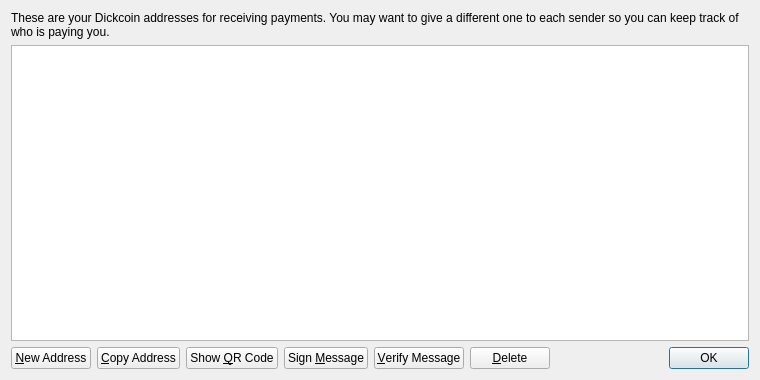
<?xml version="1.0" encoding="UTF-8"?>
<ui version="4.0">
 <class>AddressBookPage</class>
 <widget class="QWidget" name="AddressBookPage">
  <property name="geometry">
   <rect>
    <x>0</x>
    <y>0</y>
    <width>760</width>
    <height>380</height>
   </rect>
  </property>
  <property name="windowTitle">
   <string>Address Book</string>
  </property>
  <layout class="QVBoxLayout" name="verticalLayout">
   <item>
    <widget class="QLabel" name="labelExplanation">
     <property name="text">
      <string>These are your Dickcoin addresses for receiving payments. You may want to give a different one to each sender so you can keep track of who is paying you.</string>
     </property>
     <property name="textFormat">
      <enum>Qt::PlainText</enum>
     </property>
     <property name="wordWrap">
      <bool>true</bool>
     </property>
    </widget>
   </item>
   <item>
    <widget class="QTableView" name="tableView">
     <property name="contextMenuPolicy">
      <enum>Qt::CustomContextMenu</enum>
     </property>
     <property name="toolTip">
      <string>Double-click to edit address or label</string>
     </property>
     <property name="tabKeyNavigation">
      <bool>false</bool>
     </property>
     <property name="alternatingRowColors">
      <bool>true</bool>
     </property>
     <property name="selectionMode">
      <enum>QAbstractItemView::SingleSelection</enum>
     </property>
     <property name="selectionBehavior">
      <enum>QAbstractItemView::SelectRows</enum>
     </property>
     <property name="sortingEnabled">
      <bool>true</bool>
     </property>
     <attribute name="verticalHeaderVisible">
      <bool>false</bool>
     </attribute>
    </widget>
   </item>
   <item>
    <layout class="QHBoxLayout" name="horizontalLayout">
     <item>
      <widget class="QPushButton" name="newAddressButton">
       <property name="toolTip">
        <string>Create a new address</string>
       </property>
       <property name="text">
        <string>&amp;New Address</string>
       </property>
       <property name="icon">
        <iconset resource="../bitcoin.qrc">
         <normaloff>:/icons/add</normaloff>:/icons/add</iconset>
       </property>
      </widget>
     </item>
     <item>
      <widget class="QPushButton" name="copyToClipboard">
       <property name="toolTip">
        <string>Copy the currently selected address to the system clipboard</string>
       </property>
       <property name="text">
        <string>&amp;Copy Address</string>
       </property>
       <property name="icon">
        <iconset resource="../bitcoin.qrc">
         <normaloff>:/icons/editcopy</normaloff>:/icons/editcopy</iconset>
       </property>
      </widget>
     </item>
     <item>
      <widget class="QPushButton" name="showQRCode">
       <property name="text">
        <string>Show &amp;QR Code</string>
       </property>
       <property name="icon">
        <iconset resource="../bitcoin.qrc">
         <normaloff>:/icons/qrcode</normaloff>:/icons/qrcode</iconset>
       </property>
      </widget>
     </item>
     <item>
      <widget class="QPushButton" name="signMessage">
       <property name="toolTip">
        <string>Sign a message to prove you own a Dickcoin address</string>
       </property>
       <property name="text">
        <string>Sign &amp;Message</string>
       </property>
       <property name="icon">
        <iconset resource="../bitcoin.qrc">
         <normaloff>:/icons/edit</normaloff>:/icons/edit</iconset>
       </property>
      </widget>
     </item>
     <item>
      <widget class="QPushButton" name="verifyMessage">
       <property name="toolTip">
        <string>Verify a message to ensure it was signed with a specified Dickcoin address</string>
       </property>
       <property name="text">
        <string>&amp;Verify Message</string>
       </property>
       <property name="icon">
        <iconset resource="../bitcoin.qrc">
         <normaloff>:/icons/transaction_0</normaloff>:/icons/transaction_0</iconset>
       </property>
      </widget>
     </item>
     <item>
      <widget class="QPushButton" name="deleteButton">
       <property name="toolTip">
        <string>Delete the currently selected address from the list</string>
       </property>
       <property name="text">
        <string>&amp;Delete</string>
       </property>
       <property name="icon">
        <iconset resource="../bitcoin.qrc">
         <normaloff>:/icons/remove</normaloff>:/icons/remove</iconset>
       </property>
      </widget>
     </item>
     <item>
      <spacer name="horizontalSpacer">
       <property name="orientation">
        <enum>Qt::Horizontal</enum>
       </property>
       <property name="sizeHint" stdset="0">
        <size>
         <width>40</width>
         <height>20</height>
        </size>
       </property>
      </spacer>
     </item>
     <item>
      <widget class="QDialogButtonBox" name="buttonBox">
       <property name="sizePolicy">
        <sizepolicy hsizetype="Maximum" vsizetype="Fixed">
         <horstretch>0</horstretch>
         <verstretch>0</verstretch>
        </sizepolicy>
       </property>
       <property name="standardButtons">
        <set>QDialogButtonBox::Ok</set>
       </property>
      </widget>
     </item>
    </layout>
   </item>
  </layout>
 </widget>
 <resources>
  <include location="../bitcoin.qrc"/>
 </resources>
 <connections/>
</ui>
